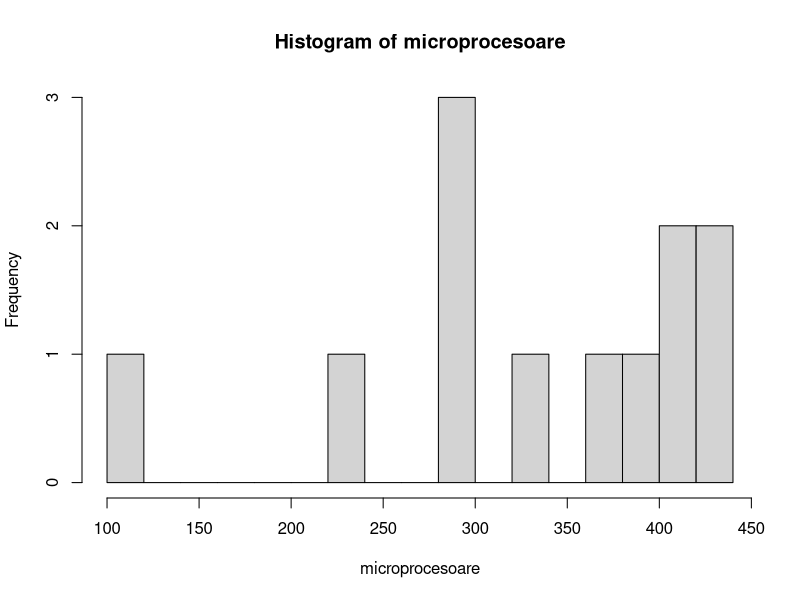
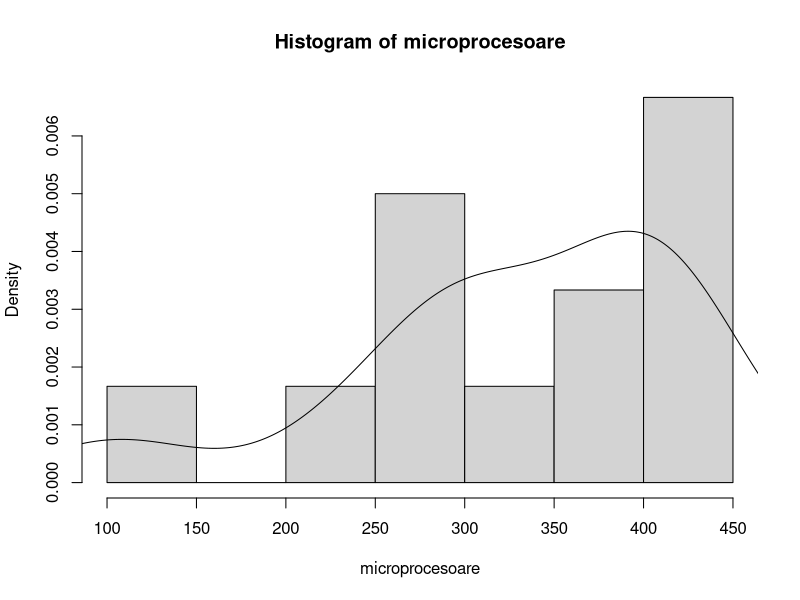
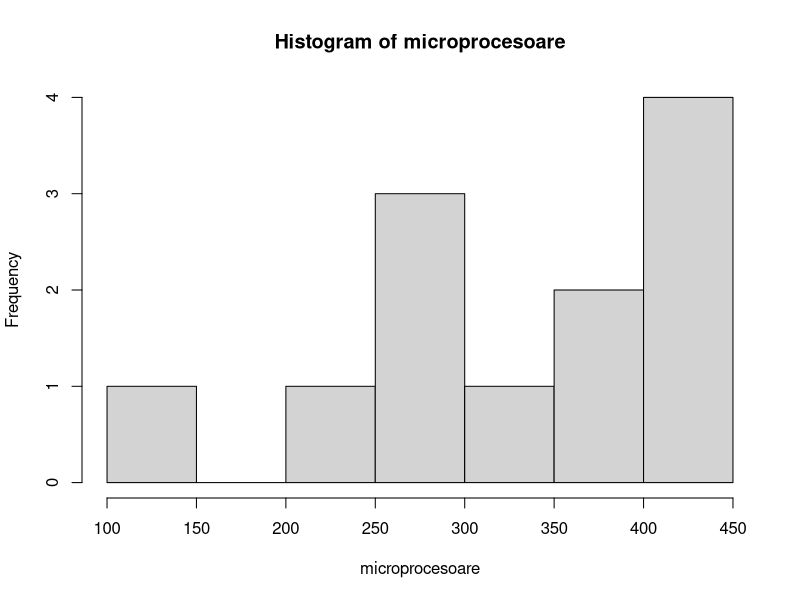
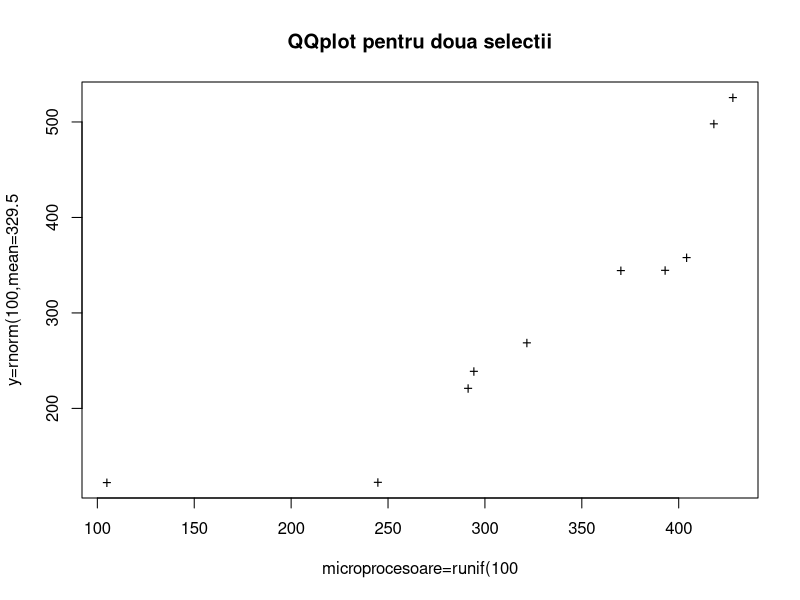

Recreate these plots in R, in order.
microprocesoare <- c(105, 232, 290, 293, 295, 325, 368, 388, 403, 405, 422, 428)
hist(microprocesoare, breaks = 20)
hist(microprocesoare,freq = FALSE)
lines(density(microprocesoare))
mean(microprocesoare)
sd(microprocesoare)
t.test(microprocesoare,mu=550)
summary(microprocesoare)
w=hist(microprocesoare)
y = rnorm(10,mean=329.5,sd=94.52032)
summary(y)
sd(y)
windows()
qqplot(microprocesoare,y,main="QQplot pentru doua selectii",pch="+",
       xlab="microprocesoare=runif(100",ylab="y=rnorm(100,mean=329.5")
z=ks.test(microprocesoare,y)
z
